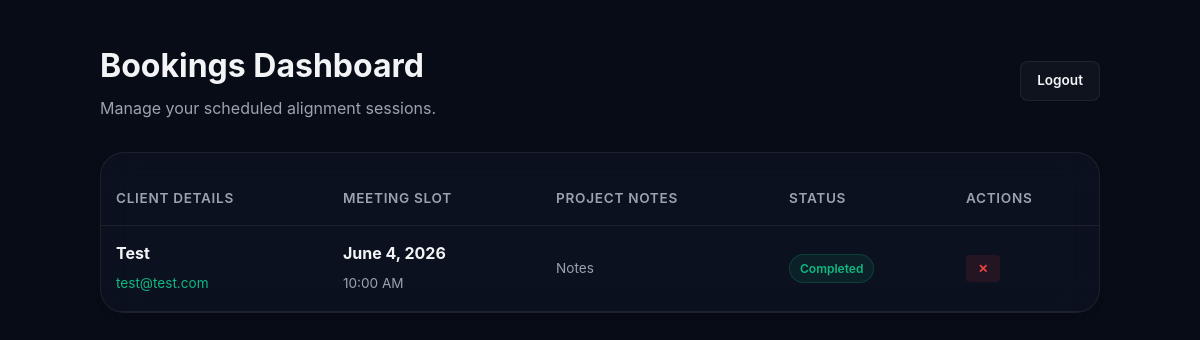
/admin.php (signed in), run on an earlier commit of the app's database.
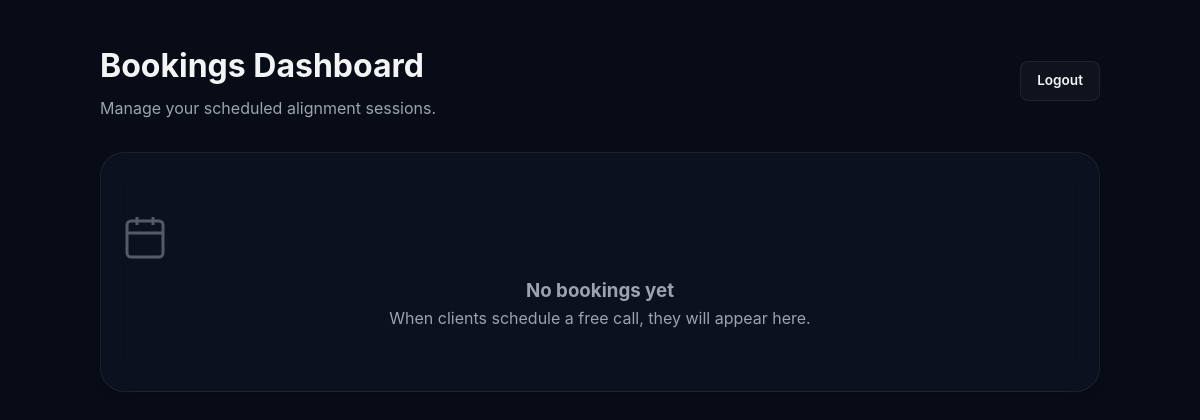
And on a later commit of the database.
### tables this page shows
CREATE TABLE bookings (
            id INTEGER PRIMARY KEY AUTOINCREMENT,
            name TEXT NOT NULL,
            email TEXT NOT NULL,
            booking_date TEXT NOT NULL,
            booking_time TEXT NOT NULL,
            notes TEXT,
            status TEXT DEFAULT 'Pending',
            created_at DATETIME DEFAULT CURRENT_TIMESTAMP
        );

### admin.php (the view, shortened to what this page needs)
<?php
$dbPath = __DIR__ . '/database/portfolio.sqlite';
$is_logged_in = isset($_SESSION['admin_logged_in']) && $_SESSION['admin_logged_in'] === true;
$bookings = [];
if ($is_logged_in) {
    try {
        $pdo = new PDO('sqlite:' . $dbPath);
        $pdo->setAttribute(PDO::ATTR_ERRMODE, PDO::ERRMODE_EXCEPTION);
        $pdo->exec("CREATE TABLE IF NOT EXISTS bookings (
            id INTEGER PRIMARY KEY AUTOINCREMENT,
            name TEXT NOT NULL,
            email TEXT NOT NULL,
            booking_date TEXT NOT NULL,
            booking_time TEXT NOT NULL,
            notes TEXT,
            status TEXT DEFAULT 'Pending',
            created_at DATETIME DEFAULT CURRENT_TIMESTAMP
        )");
        $stmt = $pdo->query("SELECT * FROM bookings ORDER BY created_at DESC");
        $bookings = $stmt->fetchAll(PDO::FETCH_ASSOC);
    } catch (PDOException $e) {
        $db_error = "Database Error: " . $e->getMessage();
    }
}
?>
<!DOCTYPE html>
<html lang="en" data-theme="dark">
<head>
    <link rel="stylesheet" href="css/style.css">
</head>
<body>
<div class="admin-container">
    <?php if (!$is_logged_in): ?>
        <div class="login-card glass">
            <h2 class="modal-title" style="margin-bottom: 10px;">Admin Login</h2>
            <p class="modal-subtitle" style="margin-bottom: 25px;">Enter your password to access the dashboard.</p>
            <?php if (isset($login_error)): ?>
                <p style="color: #ef4444; font-size: 0.85rem; margin-bottom: 15px;"><?php echo htmlspecialchars($login_error); ?></p>
            <?php endif; ?>
            <form method="POST" action="">
                <input type="password" name="password" class="form-input" placeholder="Password" required style="margin-bottom: 20px;">
                <button type="submit" name="login" class="btn btn-primary" style="width: 100%;">Login</button>
            </form>
        </div>
    <?php else: ?>
        <div class="dashboard-header">
            <div>
                <h1 class="dashboard-title">Bookings Dashboard</h1>
                <p style="color: var(--text-secondary); margin-top: 5px;">Manage your scheduled alignment sessions.</p>
            </div>
            <a href="admin.php?logout=true" class="btn btn-secondary" style="padding: 8px 16px; font-size: 0.85rem;">Logout</a>
        </div>
        <div class="glass" style="overflow-x: auto; border-radius: var(--radius-lg);">
            <?php if (empty($bookings)): ?>
                <div class="empty-state">
                    <h3>No bookings yet</h3>
                    <p>When clients schedule a free call, they will appear here.</p>
                </div>
            <?php else: ?>
                <table class="data-table">
                    <thead>
                        <tr>
                            <th>Client Details</th>
                            <th>Meeting Slot</th>
                            <th>Project Notes</th>
                            <th>Status</th>
                            <th>Actions</th>
                        </tr>
                    </thead>
                    <tbody>
                        <?php foreach ($bookings as $b): ?>
                            <tr>
                                <td>
                                    <strong style="color: var(--text-primary); display: block; margin-bottom: 4px;"><?php echo htmlspecialchars($b['name']); ?></strong>
                                    <a href="mailto:<?php echo htmlspecialchars($b['email']); ?>" style="color: var(--accent-primary); font-size: 0.85rem; text-decoration: none;"><?php echo htmlspecialchars($b['email']); ?></a>
                                </td>
                                <td>
                                    <strong style="color: var(--text-primary); display: block; margin-bottom: 4px;"><?php echo htmlspecialchars($b['booking_date']); ?></strong>
                                    <span style="color: var(--text-secondary); font-size: 0.85rem;"><?php echo htmlspecialchars($b['booking_time']); ?></span>
                                </td>
                                <td style="max-width: 250px;">
                                    <p style="font-size: 0.85rem; color: var(--text-secondary); line-height: 1.4; margin: 0; display: -webkit-box; -webkit-line-clamp: 3; -webkit-box-orient: vertical; overflow: hidden;"><?php echo nl2br(htmlspecialchars($b['notes'])); ?></p>
                                </td>
                                <td>
                                    <?php if ($b['status'] === 'Completed'): ?>
                                        <span class="badge badge-completed">Completed</span>
                                    <?php else: ?>
                                        <span class="badge badge-pending">Pending</span>
                                    <?php endif; ?>
                                </td>
                                <td>
                                    <div class="action-btns">
                                        <form method="POST" action="" style="margin: 0;" onsubmit="return confirm('Are you sure you want to delete this booking?');">
                                            <button type="submit" class="btn-sm btn-danger" title="Delete">✕</button>
                                        </form>
                                    </div>
                                </td>
                            </tr>
                        <?php endforeach; ?>
                    </tbody>
                </table>
            <?php endif; ?>
        </div>
    <?php endif; ?>
</div>
</body>
</html>

### css/style.css (style rules this page uses)
:root { --font-heading: 'Outfit', -apple-system, BlinkMacSystemFont, "Segoe UI", Roboto, sans-serif; --font-body: 'Inter', -apple-system, BlinkMacSystemFont, "Segoe UI", Roboto, sans-serif; --bg-primary: #080c16; --bg-secondary: #0e1424; --bg-tertiary: #131c32; --bg-glass: rgba(14, 20, 36, 0.65); --border-glass: rgba(255, 255, 255, 0.07); --text-primary: #f3f4f6; --text-secondary: #9ca3af; --text-tertiary: #6b7280; --accent-primary: #10b981; --accent-secondary: #06b6d4; --accent-tertiary: #8b5cf6; --accent-glow: rgba(16, 185, 129, 0.3); --gradient-hero: linear-gradient(135deg, var(--accent-primary) 0%, var(--accent-secondary) 50%, var(--accent-tertiary) 100%); --gradient-card: linear-gradient(135deg, rgba(255, 255, 255, 0.03) 0%, rgba(255, 255, 255, 0.01) 100%); --max-width: 1200px; --header-height: 80px; --radius-sm: 8px; --radius-md: 16px; --radius-lg: 24px; --shadow-sm: 0 4px 6px -1px rgba(0, 0, 0, 0.1), 0 2px 4px -1px rgba(0, 0, 0, 0.06); --shadow-md: 0 10px 15px -3px rgba(0, 0, 0, 0.1), 0 4px 6px -2px rgba(0, 0, 0, 0.05); --shadow-lg: 0 20px 25px -5px rgba(0, 0, 0, 0.2), 0 10px 10px -5px rgba(0, 0, 0, 0.04); --transition-fast: 0.2s cubic-bezier(0.4, 0, 0.2, 1); --transition-normal: 0.3s cubic-bezier(0.4, 0, 0.2, 1); --transition-slow: 0.5s cubic-bezier(0.4, 0, 0.2, 1); }
*, *::before, *::after { box-sizing: border-box; margin: 0; padding: 0; }
html { scroll-behavior: smooth; font-size: 16px; -webkit-text-size-adjust: 100%; }
body { font-family: var(--font-body); background-color: var(--bg-primary); color: var(--text-primary); line-height: 1.6; overflow-x: hidden; transition: background-color var(--transition-normal), color var(--transition-normal); }
a { color: inherit; text-decoration: none; transition: color var(--transition-fast); }
img, svg { display: block; max-width: 100%; height: auto; }
.glass { background: var(--bg-glass); backdrop-filter: blur(16px); -webkit-backdrop-filter: blur(16px); border: 1px solid var(--border-glass); border-radius: var(--radius-md); box-shadow: var(--shadow-sm); transition: transform var(--transition-normal), border-color var(--transition-normal), box-shadow var(--transition-normal), background var(--transition-normal); transform-style: preserve-3d; }
.btn { display: inline-flex; align-items: center; justify-content: center; padding: 12px 28px; font-size: 0.95rem; font-weight: 600; border-radius: var(--radius-sm); transition: all var(--transition-normal); gap: 8px; }
.btn-secondary { background: rgba(255, 255, 255, 0.03); border: 1px solid var(--border-glass); color: var(--text-primary); }
button, input, textarea { font-family: inherit; color: inherit; background: none; border: none; outline: none; }
button { cursor: pointer; }
.badge { background: rgba(255, 255, 255, 0.03); border: 1px solid var(--border-glass); padding: 3px 8px; font-size: 0.7rem; font-weight: 600; border-radius: 4px; color: var(--text-secondary); }

### admin.php (style rules this page uses)
body { background-color: var(--bg-primary); padding: 40px 20px; }
.admin-container { max-width: 1000px; margin: 0 auto; }
.dashboard-header { display: flex; justify-content: space-between; align-items: center; margin-bottom: 30px; }
.dashboard-title { font-family: var(--font-heading); font-size: 2rem; }
.empty-state { text-align: center; padding: 60px 20px; color: var(--text-secondary); }
.data-table { width: 100%; border-collapse: collapse; margin-top: 20px; }
.data-table th, .data-table td { padding: 15px; text-align: left; border-bottom: 1px solid var(--border-glass); }
.data-table th { font-weight: 600; color: var(--text-secondary); font-size: 0.85rem; text-transform: uppercase; letter-spacing: 0.05em; }
.badge { display: inline-block; padding: 4px 10px; border-radius: 20px; font-size: 0.75rem; font-weight: 600; }
.badge-completed { background: rgba(16, 185, 129, 0.1); color: #10b981; border: 1px solid rgba(16, 185, 129, 0.2); }
.action-btns { display: flex; gap: 8px; }
.btn-sm { padding: 6px 12px; font-size: 0.75rem; border-radius: 4px; border: none; cursor: pointer; font-weight: 600; transition: all 0.2s; }
.btn-danger { background: rgba(239, 68, 68, 0.1); color: #ef4444; }

What changed in the data, as far as the page shows it:
removed bookings: name "Test", email "test@test.com", booking_date "June 4, 2026", booking_time "10:00 AM", notes "Notes", status "Completed"
Also different on the page:
text no longer shown: "CLIENT DETAILS MEETING SLOT PROJECT NOTES STATUS ACTIONS"
text now shown: "No bookings yet When clients schedule a free call, they will appear here."
